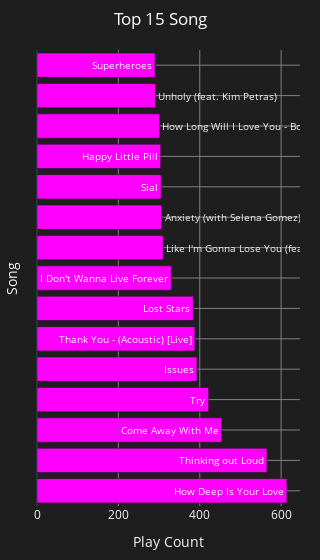

Notebook code for this chart:
### Code cell
# top artist 
top_song = big_data2['song'].value_counts().nlargest(15)

#create bar chart
fig = px.bar(
    top_song, x=top_song.values, y=top_song.index, 
    title='Top 15 Song', orientation='h',
    color_discrete_sequence=['fuchsia'],
    text=top_song.index
)

fig.update_traces(
    textfont=dict(size=10)  # Adjust the font size for the text on the bars
)

#update layout
fig.update_layout(
    xaxis_title='Play Count', yaxis_title='Song',
    template='plotly_dark',
    title_font=dict(color='white'),
    title_x=0.5,
    xaxis=dict(showgrid=True, gridcolor='gray'),\
    yaxis=dict(showgrid=True, gridcolor='gray', showticklabels=False),
    paper_bgcolor='rgb(30, 30, 30)',
    plot_bgcolor='rgb(30,30,30)',
    width=250,
    margin=dict(l=20, r=20, t=50, b=20) 
    )

fig.write_html("static/charts/section1-song.html")

fig.show()

### Figure 1 — Plotly figure (JSON) as saved in the notebook; plotly's stock layout.template omitted (floating-point values rounded to 4 significant figures)
{"data": [{"alignmentgroup": "True", "hovertemplate": "x=%{x}<br>song=%{text}<extra></extra>", "legendgroup": "", "marker": {"color": "fuchsia", "pattern": {"shape": ""}}, "name": "", "offsetgroup": "", "orientation": "h", "showlegend": false, "text": ["How Deep Is Your Love", "Thinking out Loud", "Come Away With Me", "Try", "Issues", "Thank You - (Acoustic) [Live]", "Lost Stars", "I Don't Wanna Live Forever", "Like I'm Gonna Lose You (feat. John Legend)", "Anxiety (with Selena Gomez)", "Sial", "Happy Little Pill", "How Long Will I Love You - Bonus Track", "Unholy (feat. Kim Petras)", "Superheroes"], "textfont": {"size": 10}, "textposition": "auto", "type": "bar", "x": [614, 565, 454, 422, 393, 388, 384, 330, 310, 306, 305, 304, 301, 291, 290], "xaxis": "x", "y": ["How Deep Is Your Love", "Thinking out Loud", "Come Away With Me", "Try", "Issues", "Thank You - (Acoustic) [Live]", "Lost Stars", "I Don't Wanna Live Forever", "Like I'm Gonna Lose You (feat. John Legend)", "Anxiety (with Selena Gomez)", "Sial", "Happy Little Pill", "How Long Will I Love You - Bonus Track", "Unholy (feat. Kim Petras)", "Superheroes"], "yaxis": "y"}], "layout": {"barmode": "relative", "legend": {"tracegroupgap": 0}, "margin": {"b": 20, "l": 20, "r": 20, "t": 50}, "paper_bgcolor": "rgb(30, 30, 30)", "plot_bgcolor": "rgb(30,30,30)", "title": {"font": {"color": "white"}, "text": "Top 15 Song", "x": 0.5}, "width": 250, "xaxis": {"anchor": "y", "domain": [0, 1], "gridcolor": "gray", "showgrid": true, "title": {"text": "Play Count"}}, "yaxis": {"anchor": "x", "domain": [0, 1], "gridcolor": "gray", "showgrid": true, "showticklabels": false, "title": {"text": "Song"}}}}
